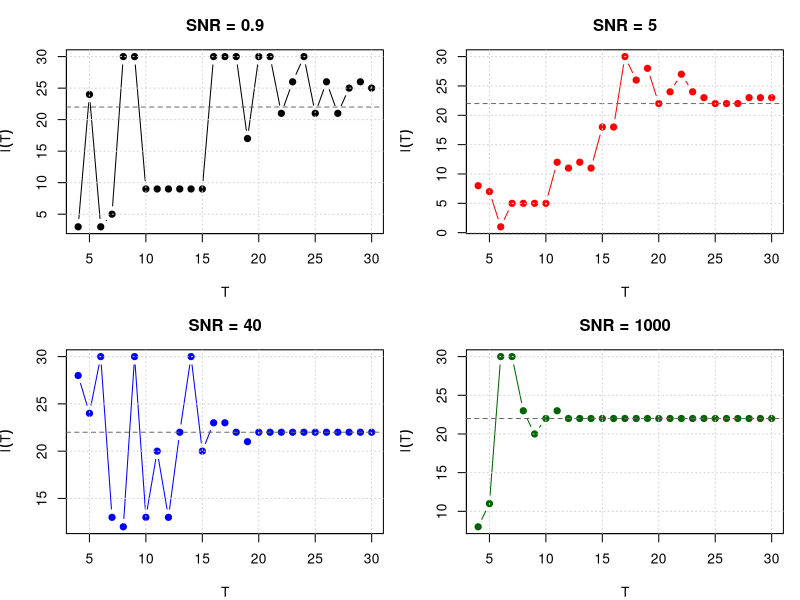

R code for this plot:
# ---------------------------------------------------------------------------
# Convergence check: T ↦ l̂(T) under different SNRs (tau = 0.5, z = 0)
# ---------------------------------------------------------------------------

# Asymmetric Laplace variance
asy_laplace_variance <- function(tau, z) {
  mu <- tau / (1 + z) - (1 - tau) / (1 - z)
  ex2 <- 2 * tau / (1 + z)^2 + 2 * (1 - tau) / (1 - z)^2
  ex2 - mu^2
}

# Compute noise scale b from SNR
compute_noise_scale <- function(A, snr, tau, z) {
  sigma2 <- asy_laplace_variance(tau, z)
  sqrt((A / snr)^2 / sigma2)
}

# Asymmetric Laplace noise generator
r_asy_laplace <- function(n, tau, scale = 1) {
  u <- runif(n)
  ifelse(u < tau, -rexp(n, rate = 1 / scale), rexp(n, rate = 1 / scale))
}

# Quantile loss and weighted quantile
quantile_loss <- function(u, tau) u * (tau - (u < 0))

med_weighted_tau <- function(I, l, s, tau) {
  T <- length(I)
  x <- I * exp(((1:T) - l)^2 / s^2)
  w <- exp(-((1:T) - l)^2 / s^2)
  o <- order(x)
  x_sorted <- x[o]
  w_sorted <- w[o]
  cum_w <- cumsum(w_sorted)
  cutoff <- tau * sum(w_sorted)
  k <- min(which(cum_w >= cutoff))
  x_sorted[k]
}

# Estimation routines
compute_a <- function(I, l, s, tau) med_weighted_tau(I, l, s, tau)

objective_function <- function(I, a, l, s, tau) {
  t <- seq_along(I)
  fitted <- a * exp(-((t - l)^2) / s^2)
  mean(quantile_loss(I - fitted, tau))
}

search_best_s <- function(I, l, tau) {
  f <- function(s) objective_function(I, compute_a(I, l, s, tau), l, s, tau)
  optimize(f, c(1, 20), tol = 1e-4)$minimum
}

estimate_params <- function(I, tau, h) {
  losses <- sapply(1:h, function(l) {
    s <- search_best_s(I, l, tau)
    a <- compute_a(I, l, s, tau)
    objective_function(I, a, l, s, tau)
  })
  l_hat <- which.min(losses)
  s_hat <- search_best_s(I, l_hat, tau)
  a_hat <- compute_a(I, l_hat, s_hat, tau)
  list(l_hat = l_hat, s_hat = s_hat, a_hat = a_hat)
}

# Settings
A_true <- 1
L_true <- 22
S_true <- 10
tau <- 0.5
z <- 0
h <- 30
T_vals <- 4:h
snr_vals <- c(0.9, 5, 40, 1000)
colors <- c("black", "red", "blue", "darkgreen")

# Fixed seed for reproducibility
set.seed(280)

# Plotting
png("lhat_convergence_by_snr.png", width = 900, height = 600, res = 120)
par(mfrow = c(2, 2), mar = c(4, 4, 3, 1))

for (i in seq_along(snr_vals)) {
  snr <- snr_vals[i]
  b <- compute_noise_scale(A_true, snr, tau, z)
  signal <- A_true * exp(-((1:h) - L_true)^2 / S_true^2)
  noise <- r_asy_laplace(h, tau, scale = b)
  I <- signal + noise
  
  l_hats <- sapply(T_vals, function(T) {
    estimate_params(I[1:T], tau, h)$l_hat
  })
  
  plot(T_vals, l_hats, type = "b", col = colors[i], pch = 19,
       xlab = "T", ylab = expression(hat(l)(T)),
       main = paste0("SNR = ", snr))
  abline(h = L_true, col = "gray40", lty = 2)
  grid()
}

dev.off()
cat("Saved convergence plot as 'lhat_convergence_by_snr.png'\\n")
